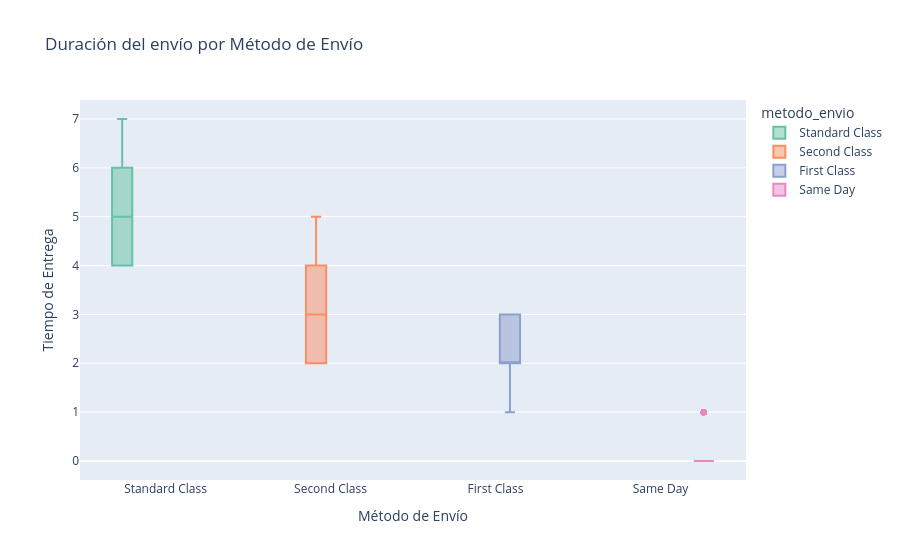

Here is the notebook cell this chart was saved with:
### Code cell
import plotly.express as px

fig5 = px.box(
    df,
    x='metodo_envio',
    y='tiempo_entrega',
    color='metodo_envio',
    title='Duración del envío por Método de Envío',
    color_discrete_sequence=px.colors.qualitative.Set2
)

fig5.update_layout(
    xaxis_title='Método de Envío',
    yaxis_title='Tiempo de Entrega',
    boxmode='group'
)

fig5.show()

### Figure 1 — Plotly figure (JSON) as saved in the notebook; plotly's stock layout.template omitted (floating-point values rounded to 4 significant figures; data arrays with more than 128 entries replaced by an {"elided": "..."} marker saying what was removed)
{"data": [{"alignmentgroup": "True", "hovertemplate": "metodo_envio=%{x}<br>tiempo_entrega=%{y}<extra></extra>", "legendgroup": "Standard Class", "marker": {"color": "rgb(102,194,165)"}, "name": "Standard Class", "notched": false, "offsetgroup": "Standard Class", "orientation": "v", "showlegend": true, "type": "box", "x": {"elided": "30775 str values"}, "x0": " ", "xaxis": "x", "y": {"elided": "30775 int values"}, "y0": " ", "yaxis": "y"}, {"alignmentgroup": "True", "hovertemplate": "metodo_envio=%{x}<br>tiempo_entrega=%{y}<extra></extra>", "legendgroup": "Second Class", "marker": {"color": "rgb(252,141,98)"}, "name": "Second Class", "notched": false, "offsetgroup": "Second Class", "orientation": "v", "showlegend": true, "type": "box", "x": {"elided": "10309 str values"}, "x0": " ", "xaxis": "x", "y": {"elided": "10309 int values"}, "y0": " ", "yaxis": "y"}, {"alignmentgroup": "True", "hovertemplate": "metodo_envio=%{x}<br>tiempo_entrega=%{y}<extra></extra>", "legendgroup": "First Class", "marker": {"color": "rgb(141,160,203)"}, "name": "First Class", "notched": false, "offsetgroup": "First Class", "orientation": "v", "showlegend": true, "type": "box", "x": {"elided": "7505 str values"}, "x0": " ", "xaxis": "x", "y": {"elided": "7505 int values"}, "y0": " ", "yaxis": "y"}, {"alignmentgroup": "True", "hovertemplate": "metodo_envio=%{x}<br>tiempo_entrega=%{y}<extra></extra>", "legendgroup": "Same Day", "marker": {"color": "rgb(231,138,195)"}, "name": "Same Day", "notched": false, "offsetgroup": "Same Day", "orientation": "v", "showlegend": true, "type": "box", "x": {"elided": "2701 str values"}, "x0": " ", "xaxis": "x", "y": {"elided": "2701 int values"}, "y0": " ", "yaxis": "y"}], "layout": {"boxmode": "group", "legend": {"title": {"text": "metodo_envio"}, "tracegroupgap": 0}, "title": {"text": "Duración del envío por Método de Envío"}, "xaxis": {"anchor": "y", "categoryarray": ["Standard Class", "Second Class", "First Class", "Same Day"], "categoryorder": "array", "domain": [0, 1], "title": {"text": "Método de Envío"}}, "yaxis": {"anchor": "x", "domain": [0, 1], "title": {"text": "Tiempo de Entrega"}}}}
